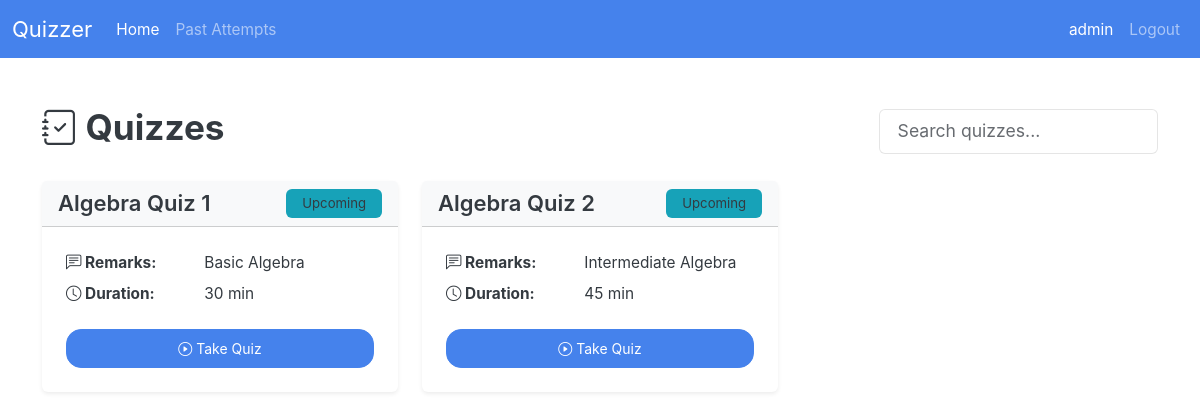
/user/ (signed in), run on an earlier commit of the app's database.
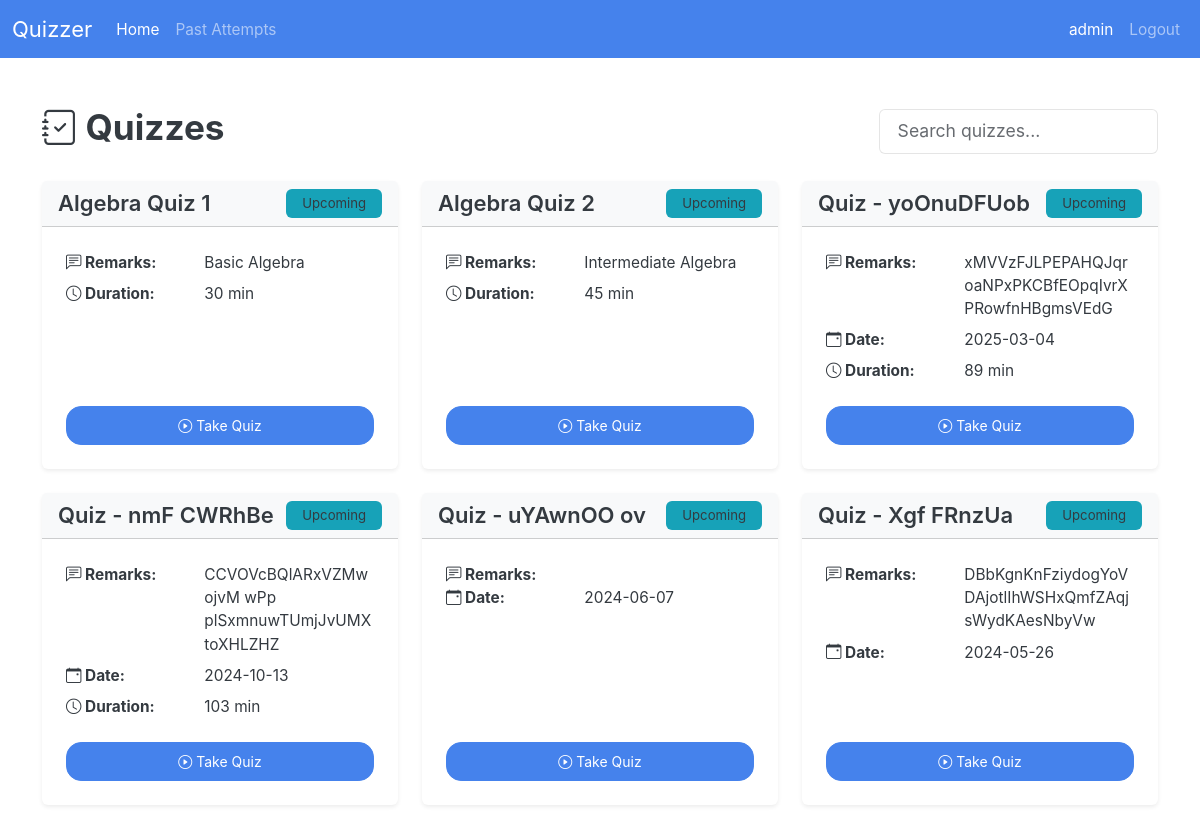
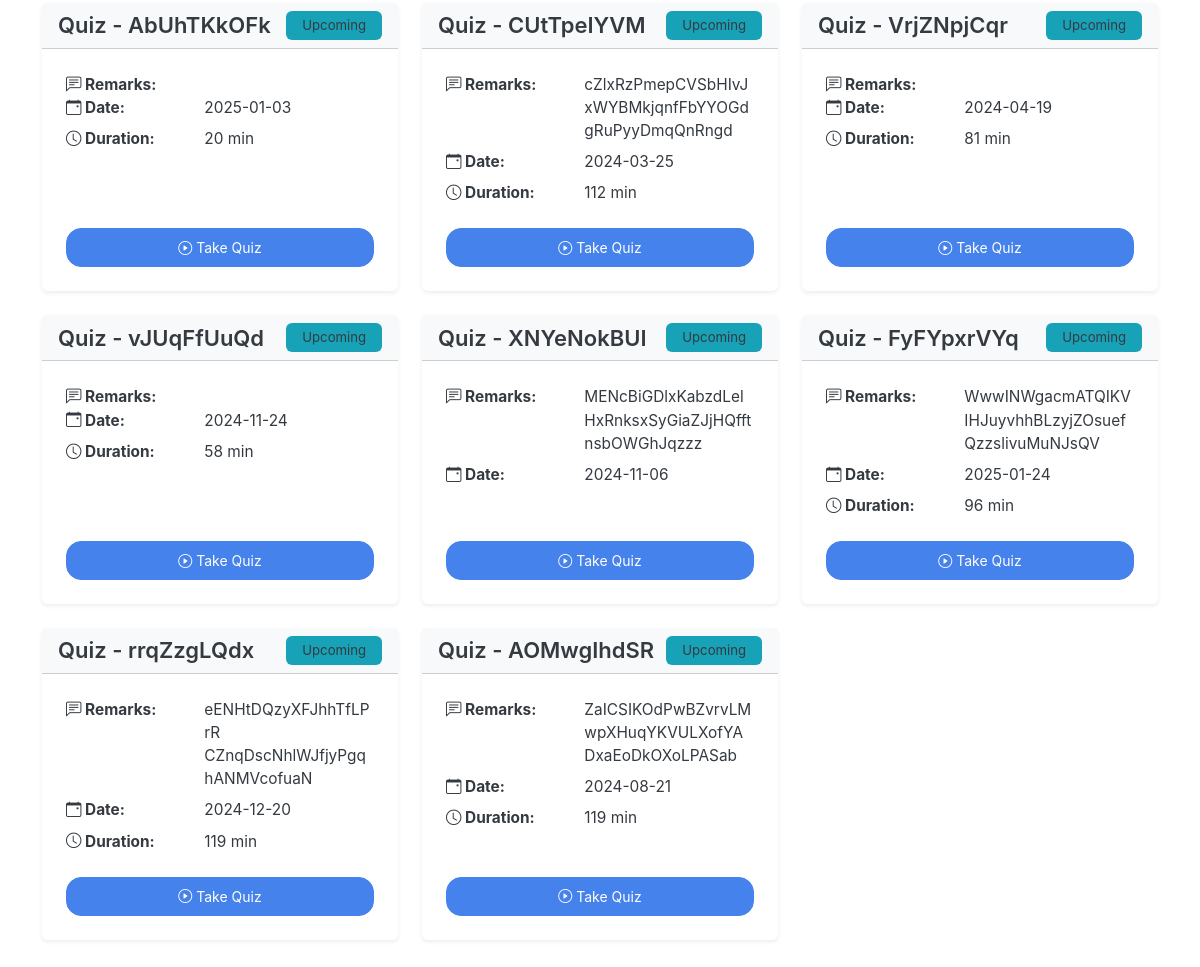
And on a later commit of the database (2 pictures, top to bottom).
### models/models.py (models this page shows)
class Quiz(db.Model):
    __tablename__ = "quiz"
    quiz_id: Mapped[id_pk]
    quiz_name: Mapped[str]
    chapter_id: Mapped[int]
    subject_id: Mapped[int]
    date: Mapped[Optional[date]]
    duration: Mapped[Optional[int]]  # minutes? hopefully
    remarks: Mapped[str]
    total_marks: Mapped[int] = mapped_column(default=0)
    questions: Mapped[List["Question"]] = relationship(
        back_populates="quiz", cascade="all,delete-orphan"
    )
    quiz_attempts: Mapped[List["QuizAttempt"]] = relationship(
        back_populates="quiz", cascade="all,delete-orphan"
    )
    chapter: Mapped["Chapter"] = relationship(back_populates="quizzes") # maybe change this
    __table_args__ = (
        ForeignKeyConstraint(
            ['subject_id', 'chapter_id'],  # Composite foreign key
            ['chapter.subject_id', 'chapter.chapter_id']
        ),
    )

### routes/user_routes.py (the view)
@user_bp.route("/", methods=["GET"])
def home():
    upcoming_quizzes = db.session.scalars(select(Quiz))
    return render_template("user/home.html", upcoming_quizzes=upcoming_quizzes)

### app.py (called while the page is built)
@app.template_global()
def is_active(page_name):
    return "active" if request.endpoint == page_name else ""

### routes/__init__.py (called while the page is built)
def init_login_manager(app):
    login_manager = LoginManager()
    login_manager.init_app(app)
    login_manager.login_view = "auth.login"  # goes to the login() function in auth_bp
    @login_manager.user_loader
    def load_user(user_id):
        return db.session.scalar(select(User).where(User.user_id == user_id))

### routes/user_routes.py (called while the page is built)
@user_bp.before_request  # makes it so you have to be logged in to access, and allows admin to access it too to test :)
@login_required
def user_required():
    pass

### templates/user/home.html
{% extends "base.html" %} {% block title %} Quiz Dashboard {% endblock %} {%
block body %} {% include "user/nav.html" %}
<div class="container py-5">
  <div class="d-flex justify-content-between align-items-center mb-4">
    <h2 class="fw-bold"><i class="bi bi-journal-check"></i> Quizzes</h2>
    <input
      type="text"
      id="searchInput"
      class="form-control w-25"
      placeholder="Search quizzes..."
      onkeyup="searchContentUser()"
    />
  </div>
  <div
    class="row row-cols-1 row-cols-md-2 row-cols-lg-3 g-4 mb-5"
    id="quizList"
  >
    {% if upcoming_quizzes %} {% for quiz in upcoming_quizzes %}
    <div class="col quiz-card">
      <div class="card shadow-sm border-0 h-100">
        <div
          class="card-header bg-light d-flex justify-content-between align-items-center"
        >
          <h5 class="fw-semibold mb-0">{{ quiz.quiz_name }}</h5>
          <span class="badge bg-info text-dark">Upcoming</span>
        </div>
        <div class="card-body p-4 d-flex flex-column justify-content-between">
          <div>
            <dl class="row mb-0 small">
              <dt class="col-sm-5">
                <i class="bi bi-chat-left-text"></i> Remarks:
              </dt>
              <dd class="col-sm-7">{{ quiz.remarks }}</dd>
              {% if quiz.date %}
              <dt class="col-sm-5">
                <i class="bi bi-calendar-event"></i> Date:
              </dt>
              <dd class="col-sm-7">{{ quiz.date }}</dd>
              {% endif %} {% if quiz.duration %}
              <dt class="col-sm-5"><i class="bi bi-clock"></i> Duration:</dt>
              <dd class="col-sm-7">{{ quiz.duration }} min</dd>
              {% endif %}
            </dl>
          </div>
          <div class="mt-3 text-center">
            <a href="{{ url_for('user.quiz', quiz_id=quiz.quiz_id) }}">
              <button class="btn btn-primary w-100">
                <i class="bi bi-play-circle"></i> Take Quiz
              </button>
            </a>
          </div>
        </div>
      </div>
    </div>
    {% endfor %} {% else %}
    <p class="text-muted text-center">No upcoming quizzes available.</p>
    {% endif %}
  </div>
</div>
{% endblock %}

What changed in the data, as far as the page shows it:
added Quiz: quiz_name "Quiz - yoOnuDFUob", remarks "xMVVzFJLPEPAHQJqroaNPxPKCBfEOpqIvrXPRowfnHBgmsVEdG", date "2025-03-04", duration "89"
added Quiz: quiz_name "Quiz - nmF CWRhBe", remarks "CCVOVcBQlARxVZMwojvM wPp plSxmnuwTUmjJvUMXtoXHLZHZ", date "2024-10-13", duration "103"
added Quiz: quiz_name "Quiz - uYAwnOO ov", date "2024-06-07"
added Quiz: quiz_name "Quiz - Xgf FRnzUa", remarks "DBbKgnKnFziydogYoVDAjotlIhWSHxQmfZAqjsWydKAesNbyVw", date "2024-05-26"
added Quiz: quiz_name "Quiz - AbUhTKkOFk", date "2025-01-03", duration "20"
added Quiz: quiz_name "Quiz - CUtTpeIYVM", remarks "cZlxRzPmepCVSbHIvJxWYBMkjqnfFbYYOGdgRuPyyDmqQnRngd", date "2024-03-25", duration "112"
added Quiz: quiz_name "Quiz - VrjZNpjCqr", date "2024-04-19", duration "81"
added Quiz: quiz_name "Quiz - vJUqFfUuQd", date "2024-11-24", duration "58"
added Quiz: quiz_name "Quiz - XNYeNokBUI", remarks "MENcBiGDlxKabzdLelHxRnksxSyGiaZJjHQfftnsbOWGhJqzzz", date "2024-11-06"
added Quiz: quiz_name "Quiz - FyFYpxrVYq", remarks "WwwINWgacmATQIKVIHJuyvhhBLzyjZOsuefQzzslivuMuNJsQV", date "2025-01-24", duration "96"
added Quiz: quiz_name "Quiz - rrqZzgLQdx", remarks "eENHtDQzyXFJhhTfLPrR CZnqDscNhlWJfjyPgqhANMVcofuaN", date "2024-12-20", duration "119"
added Quiz: quiz_name "Quiz - AOMwgIhdSR", remarks "ZaICSIKOdPwBZvrvLMwpXHuqYKVULXofYADxaEoDkOXoLPASab", date "2024-08-21", duration "119"
